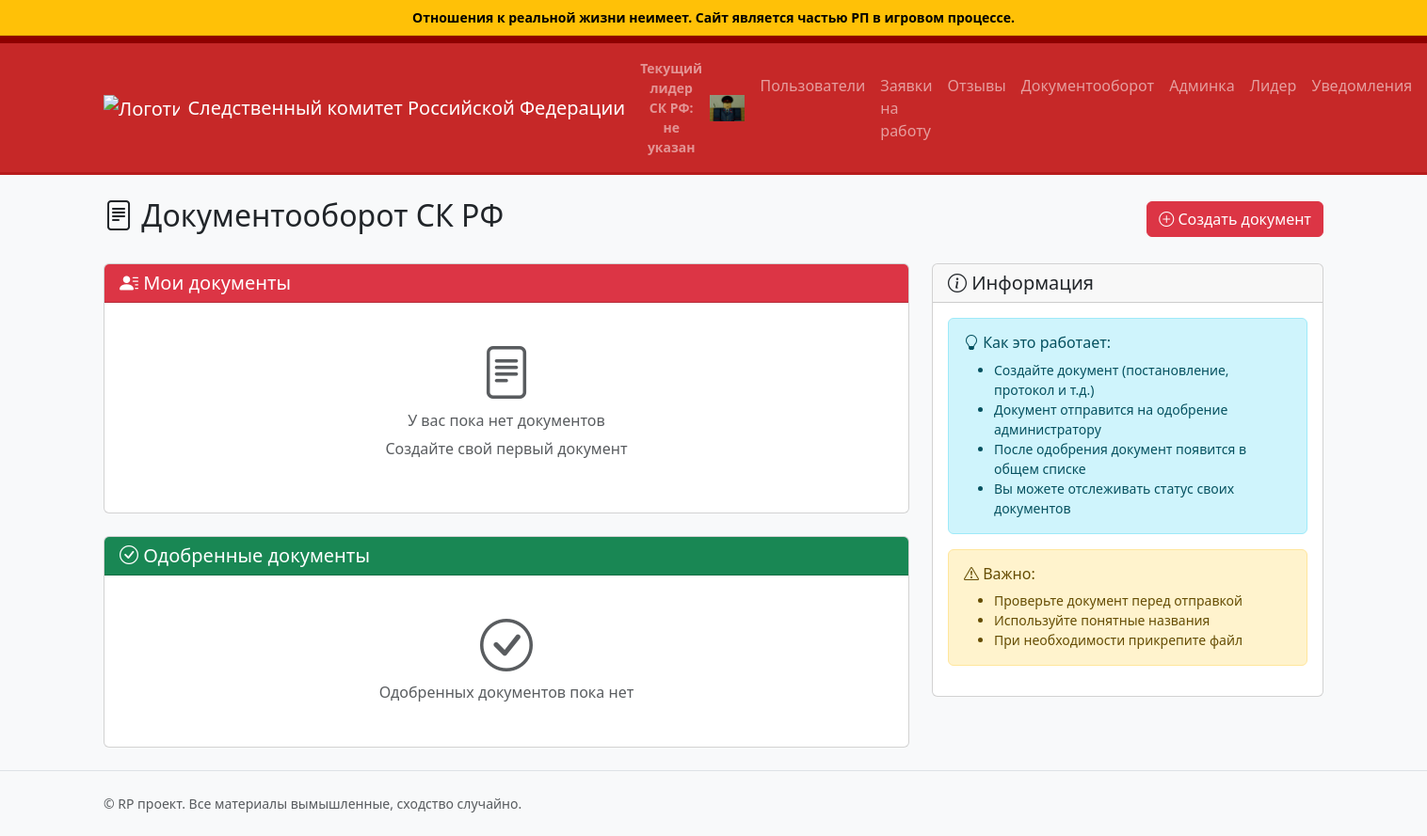
Before: /documents (signed in) with the older database file.
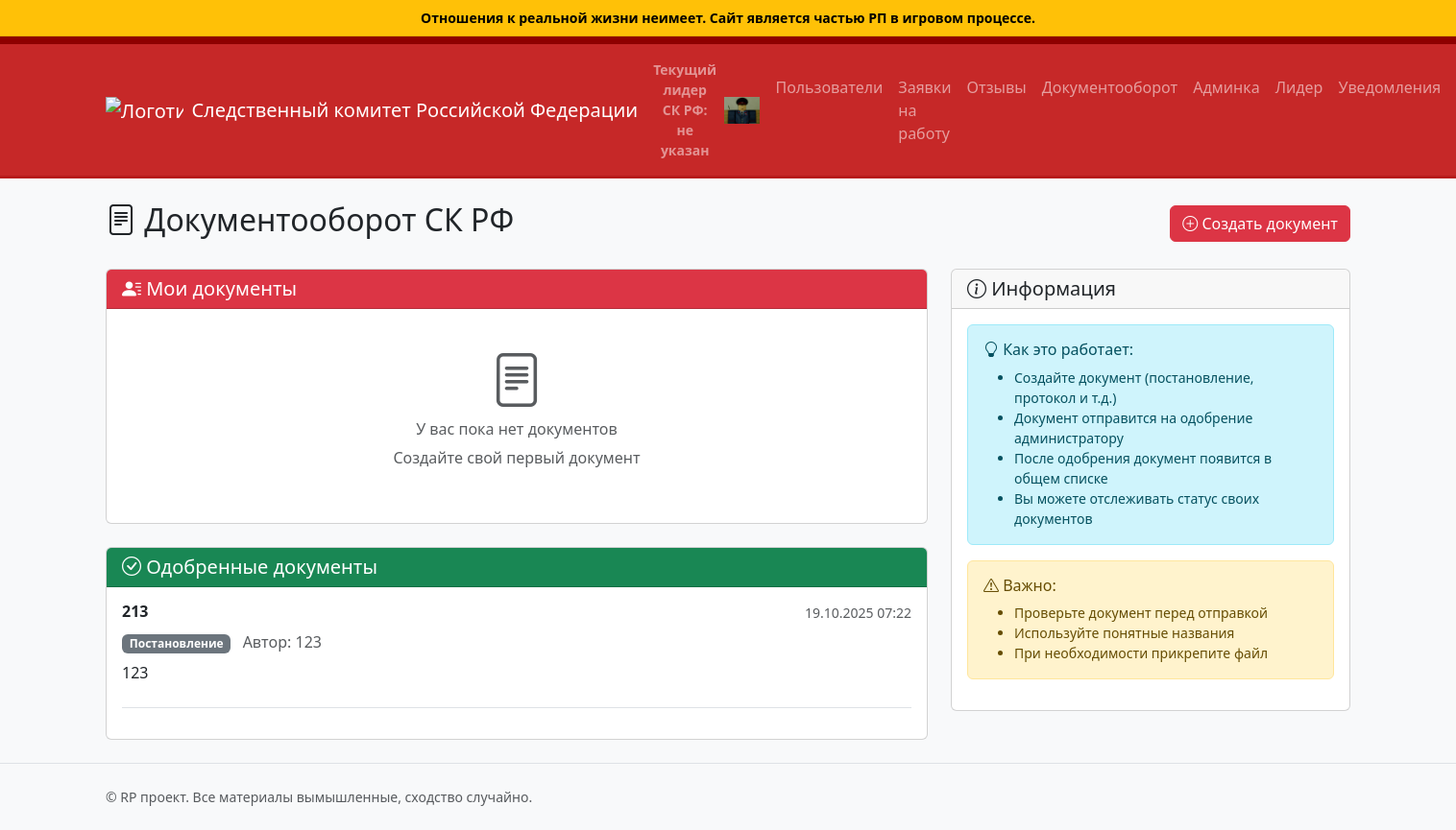
After: the same page with the newer database file.
### app.py (models this page shows, shortened)
class Document(db.Model):
	id = db.Column(db.Integer, primary_key=True)
	title = db.Column(db.String(200), nullable=False)
	content = db.Column(db.Text, nullable=False)
	document_type = db.Column(db.String(50), nullable=False)  # постановление, протокол, и т.д.
	author_id = db.Column(db.Integer, db.ForeignKey('admin_user.id'), nullable=False)
	status = db.Column(db.String(20), default='pending', nullable=False)  # pending, approved, rejected
	file_url = db.Column(db.String(255), nullable=True)  # ссылка на файл
	approved_by_id = db.Column(db.Integer, db.ForeignKey('admin_user.id'), nullable=True)
	created_at = db.Column(db.DateTime, default=datetime.utcnow, nullable=False)
	approved_at = db.Column(db.DateTime, nullable=True)
	author = db.relationship('AdminUser', foreign_keys=[author_id], backref='authored_documents')
	approved_by = db.relationship('AdminUser', foreign_keys=[approved_by_id], backref='approved_documents')

class AdminUser(db.Model):
	id = db.Column(db.Integer, primary_key=True)
	username = db.Column(db.String(80), unique=True, nullable=False)
	password_hash = db.Column(db.String(255), nullable=False)
	role = db.Column(db.String(50), default='investigator', nullable=False)
	full_name = db.Column(db.String(150), nullable=True)
	position = db.Column(db.String(100), nullable=True)
	rank = db.Column(db.String(100), nullable=True)

### app.py (the view)
	def wrapper(*args, **kwargs):
		if not session.get('admin_logged_in'):
			flash('Требуется вход в админ-панель', 'warning')
			return redirect(url_for('admin_login', next=request.path))
		return view_func(*args, **kwargs)

### app.py (called while the page is built)
def login_required(view_func):
	def wrapper(*args, **kwargs):
		if not session.get('admin_logged_in'):
			flash('Требуется вход в админ-панель', 'warning')
			return redirect(url_for('admin_login', next=request.path))
		return view_func(*args, **kwargs)
	wrapper.__name__ = view_func.__name__
	return wrapper

### templates/documents.html (shortened to what this page needs)
{% extends "base.html" %}
{% block content %}
<div class="d-flex justify-content-between align-items-center mb-4">
	<h2><i class="bi bi-file-text"></i> Документооборот СК РФ</h2>
	<button class="btn btn-danger" data-bs-toggle="modal" data-bs-target="#newDocumentModal">
		<i class="bi bi-plus-circle"></i> Создать документ
	</button>
</div>
<div class="row">
	<div class="col-lg-8">
		<div class="card mb-4">
			<div class="card-header bg-danger text-white">
				<h5 class="mb-0"><i class="bi bi-person-lines-fill"></i> Мои документы</h5>
			</div>
			<div class="card-body">
				{% if user_documents %}
					{% for document in user_documents %}
					<div class="document-item border-bottom pb-3 mb-3">
						<div class="d-flex justify-content-between align-items-start mb-2">
							<h6 class="mb-0 fw-bold">{{ document.title }}</h6>
							<div>
								{% if document.status == 'pending' %}
									<span class="badge bg-warning">Ожидает одобрения</span>
								{% elif document.status == 'approved' %}
									<span class="badge bg-success">Одобрен</span>
								{% elif document.status == 'rejected' %}
									<span class="badge bg-danger">Отклонен</span>
								{% endif %}
								<small class="text-muted ms-2">{{ document.created_at.strftime('%d.%m.%Y %H:%M') }}</small>
							</div>
						</div>
						<div class="mb-2">
							<span class="badge bg-secondary">{{ document.document_type }}</span>
						</div>
						<p class="mb-2 text-muted">{{ document.content[:200] }}{% if document.content|length > 200 %}...{% endif %}</p>
						{% if document.file_url %}
						<div class="mb-2">
							<a href="{{ document.file_url }}" target="_blank" class="btn btn-sm btn-outline-primary">
								<i class="bi bi-download"></i> Скачать файл
							</a>
						</div>
						{% endif %}
					</div>
					{% endfor %}
				{% else %}
					<div class="text-center py-4">
						<i class="bi bi-file-text display-4 text-muted"></i>
						<h6 class="text-muted mt-2">У вас пока нет документов</h6>
						<p class="text-muted">Создайте свой первый документ</p>
					</div>
				{% endif %}
			</div>
		</div>
		<div class="card">
			<div class="card-header bg-success text-white">
				<h5 class="mb-0"><i class="bi bi-check-circle"></i> Одобренные документы</h5>
			</div>
			<div class="card-body">
				{% if approved_documents %}
					{% for document in approved_documents %}
					<div class="document-item border-bottom pb-3 mb-3">
						<div class="d-flex justify-content-between align-items-start mb-2">
							<h6 class="mb-0 fw-bold">{{ document.title }}</h6>
							<small class="text-muted">{{ document.approved_at.strftime('%d.%m.%Y %H:%M') }}</small>
						</div>
						<div class="mb-2">
							<span class="badge bg-secondary">{{ document.document_type }}</span>
							<span class="text-muted ms-2">Автор: {{ document.author.full_name }}</span>
						</div>
						<p class="mb-2">{{ document.content[:200] }}{% if document.content|length > 200 %}...{% endif %}</p>
					</div>
					{% endfor %}
				{% else %}
					<div class="text-center py-4">
						<i class="bi bi-check-circle display-4 text-muted"></i>
						<h6 class="text-muted mt-2">Одобренных документов пока нет</h6>
					</div>
				{% endif %}
			</div>
		</div>
	</div>
	<div class="col-lg-4">
		<div class="card">
			<div class="card-header">
				<h5 class="mb-0"><i class="bi bi-info-circle"></i> Информация</h5>
			</div>
			<div class="card-body">
				<div class="alert alert-info">
					<h6><i class="bi bi-lightbulb"></i> Как это работает:</h6>
					<ul class="mb-0 small">
						<li>Создайте документ (постановление, протокол и т.д.)</li>
						<li>Документ отправится на одобрение администратору</li>
						<li>После одобрения документ появится в общем списке</li>
						<li>Вы можете отслеживать статус своих документов</li>
					</ul>
				</div>
				<div class="alert alert-warning">
					<h6><i class="bi bi-exclamation-triangle"></i> Важно:</h6>
					<ul class="mb-0 small">
						<li>Проверьте документ перед отправкой</li>
						<li>Используйте понятные названия</li>
						<li>При необходимости прикрепите файл</li>
					</ul>
				</div>
			</div>
		</div>
	</div>
</div>
{% endblock %}

Changed rows visible on the page:
added Document: title "213", approved_at "19.10.2025 07:22", document_type "Постановление", author.full_name "123", content "123"
Other visible differences:
text no longer shown: "Одобренных документов пока нет"
